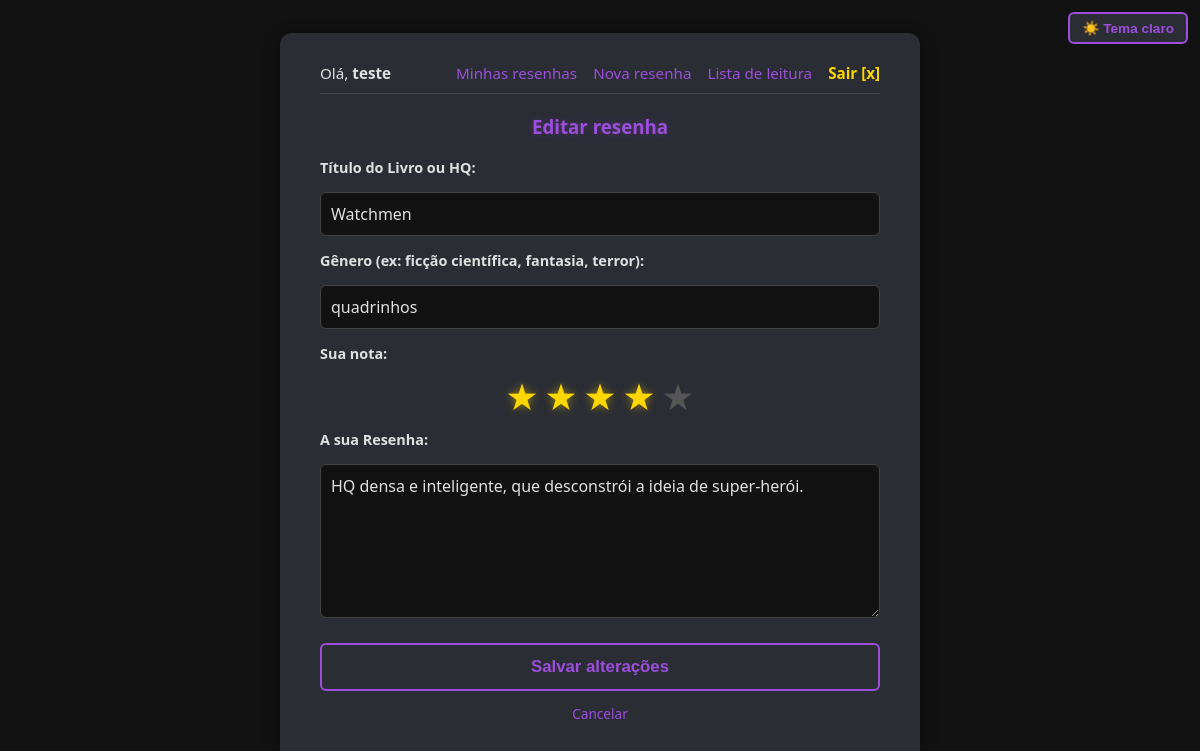
Screenshot of /resenha/2/editar?pagina=1 (signed in) with the database file from the repository.
### tables this page shows
CREATE TABLE usuarios (
                id         INTEGER PRIMARY KEY AUTOINCREMENT,
                username   TEXT NOT NULL UNIQUE COLLATE NOCASE,
                senha_hash TEXT NOT NULL
            );

CREATE TABLE resenhas (
                id         INTEGER PRIMARY KEY AUTOINCREMENT,
                usuario_id INTEGER NOT NULL,
                titulo     TEXT NOT NULL,
                genero     TEXT NOT NULL,
                nota       INTEGER CHECK (nota BETWEEN 1 AND 5),
                texto      TEXT NOT NULL,
                criado_em  TEXT NOT NULL DEFAULT CURRENT_TIMESTAMP,
                FOREIGN KEY (usuario_id) REFERENCES usuarios (id) ON DELETE CASCADE
            );

### projeto-main/app/controllers/resenhas.py (the view, shortened to what this page needs)
@resenhas_bp.route("/resenha/<int:resenha_id>/editar", methods=["GET", "POST"])
@login_required
def editar(resenha_id):
    resenha = Resenha.buscar_por_id(resenha_id, g.usuario.id)
    if resenha is None:
        abort(404)
    pagina = request.args.get("pagina", 1, type=int)
    dados = {"titulo": resenha.titulo, "genero": resenha.genero, "nota": resenha.nota, "texto": resenha.texto}
    return render_template("resenha_form.html", dados=dados, editando=True, pagina=pagina)

### projeto-main/app/__init__.py (called while the page is built)
@app.context_processor
def variaveis_dos_templates():
    tema = request.cookies.get("tema", "escuro")  # cookie de preferência de tema
    return {"tema": tema if tema in ("claro", "escuro") else "escuro",
            "limite_por_hora": LIMITE_RESENHAS_POR_HORA}

### projeto-main/app/db.py (called while the page is built)
    def __enter__(self):
        self.conn = sqlite3.connect(self.db_path)
        self.conn.row_factory = sqlite3.Row  # acesso às colunas pelo nome: row['id']
        self.cursor = self.conn.cursor()
        self.cursor.execute("PRAGMA foreign_keys = ON")  # ativa chaves estrangeiras
        return self

    def __exit__(self, exc_type, exc_val, exc_tb):
        if exc_type is None:
            self.conn.commit()
        else:
            self.conn.rollback()
        self.conn.close()

### projeto-main/app/models/resenha.py (called while the page is built)
    @classmethod
    def buscar_por_id(cls, resenha_id, usuario_id):
        with DatabaseConnection() as db:
            db.cursor.execute(
                "SELECT * FROM resenhas WHERE id = ? AND usuario_id = ?", (resenha_id, usuario_id)
            )
            linha = db.cursor.fetchone()
        return cls(**dict(linha)) if linha else None

### projeto-main/app/models/usuario.py (called while the page is built)
    @classmethod
    def _de_linha(cls, linha):
        return cls(id=linha["id"], username=linha["username"], senha_hash=linha["senha_hash"])

    @classmethod
    def buscar_por_id(cls, usuario_id):
        with DatabaseConnection() as db:
            db.cursor.execute("SELECT * FROM usuarios WHERE id = ?", (usuario_id,))
            linha = db.cursor.fetchone()
        return cls._de_linha(linha) if linha else None

### projeto-main/app/views/resenha_form.html (shortened to what this page needs)
{% extends "base.html" %}
{% block content %}
    <h3>{{ 'Editar resenha' if editando else 'Cadastrar Nova Resenha' }}</h3>
    <form method="POST">
        <label>Título do Livro ou HQ:</label>
        <input type="text" name="titulo" value="{{ dados.titulo or '' }}" maxlength="200"
               placeholder="Ex: Batman: O Cavaleiro das Trevas" required>
        <label>Gênero (ex: ficção científica, fantasia, terror):</label>
        <input type="text" name="genero" value="{{ dados.genero or '' }}" maxlength="60"
               placeholder="Ex: quadrinhos" required>
        <label>Sua nota:</label>
        <div class="estrelas-input" role="radiogroup" aria-label="Nota de 1 a 5 estrelas">
            {% for n in range(5, 0, -1) %}
                <label for="nota{{ n }}" title="{{ n }} estrela{{ '' if n == 1 else 's' }}">★</label>
            {% endfor %}
        </div>
        <label>A sua Resenha:</label>
        <textarea name="resenha" rows="6" minlength="10" maxlength="3000" required
                  placeholder="O que achou da história, dos personagens, da arte? Deixe aqui a sua opinião...">{{ dados.texto or '' }}</textarea>
        <button type="submit">{{ 'Salvar alterações' if editando else 'Salvar e Receber Indicações' }}</button>
    </form>
    {% if editando %}<p class="suave centro"><a href="{{ url_for('resenhas.listar', pagina=pagina) }}">Cancelar</a></p>{% endif %}
{% endblock %}

### projeto-main/app/views/base.html (shortened to what this page needs)
<!DOCTYPE html>
<html lang="pt-BR" data-tema="{{ tema }}">
<head>
    <link rel="stylesheet" href="{{ url_for('static', filename='css/estilo.css') }}">
</head>
<body>
    <form class="tema-form" method="POST" action="{{ url_for('main.alternar_tema') }}">
        <button type="submit" title="Alternar tema (salvo em cookie)">{{ '☀️ Tema claro' if tema == 'escuro' else '🌙 Tema escuro' }}</button>
    </form>
    <div class="container">
        {% if session.username %}
        <div class="topo">
            <span>Olá, <strong>{{ session.username }}</strong></span>
            <nav>
                <a href="{{ url_for('resenhas.listar') }}">Minhas resenhas</a>
                <a href="{{ url_for('resenhas.nova') }}">Nova resenha</a>
                <a href="{{ url_for('leitura.listar') }}">Lista de leitura</a>
                <a class="sair" href="{{ url_for('auth.logout') }}">Sair [x]</a>
            </nav>
        </div>
        {% endif %}
        {% block content %}{% endblock %}
    </div>
</body>
</html>

### projeto-main/app/static/css/estilo.css (style rules this page uses)
:root, [data-tema="escuro"] { --bg-principal: #121212; --bg-secundario: #2A2D34; --acao-neon: #9D4EDD; --acao-hover: #b774ea; --texto-claro: #E0E0E0; --destaque-amarelo: #FFD700; --erro: #f87171; --sucesso: #4ade80; --info: #60a5fa; --borda: #444; --borda-suave: #3a3d45; --suave: #9aa0aa; --estrela-off: #555; --sombra: rgba(0, 0, 0, 0.5); }
* { box-sizing: border-box; }
body { background-color: var(--bg-principal); color: var(--texto-claro); font-family: 'Segoe UI', Tahoma, Geneva, Verdana, sans-serif; margin: 0; padding: 20px; display: flex; justify-content: center; align-items: flex-start; min-height: 100vh; }
.container { background-color: var(--bg-secundario); padding: 30px 40px; border-radius: 12px; box-shadow: 0 4px 15px var(--sombra); width: 100%; max-width: 640px; margin: auto 0; }
h2, h3 { color: var(--acao-neon); text-align: center; margin-top: 0; text-shadow: 0 0 8px rgba(157, 78, 221, 0.3); }
a { color: var(--acao-neon); text-decoration: none; transition: 0.3s; }
form { display: flex; flex-direction: column; gap: 15px; }
label { font-size: 0.9em; font-weight: bold; }
input, textarea, select { background-color: var(--bg-principal); border: 1px solid var(--borda); color: var(--texto-claro); padding: 10px; border-radius: 6px; font-size: 1em; font-family: inherit; transition: border 0.3s; }
button, .botao { background-color: transparent; color: var(--acao-neon); border: 2px solid var(--acao-neon); padding: 12px; font-size: 1.05em; font-weight: bold; border-radius: 6px; cursor: pointer; transition: all 0.3s ease; margin-top: 10px; text-align: center; display: block; }
.topo { display: flex; justify-content: space-between; align-items: baseline; flex-wrap: wrap; gap: 8px 16px; border-bottom: 1px solid var(--borda); padding-bottom: 10px; margin-bottom: 20px; font-size: 0.95em; }
.topo nav { display: flex; gap: 16px; flex-wrap: wrap; align-items: baseline; }
.topo .sair { color: var(--destaque-amarelo); font-weight: bold; }
.tema-form { position: fixed; top: 12px; right: 12px; display: block; }
.tema-form button { margin: 0; padding: 6px 12px; font-size: 0.85em; background: var(--bg-secundario); }
.suave { color: var(--suave); font-size: 0.85em; }
.estrelas-input { position: relative; display: flex; flex-direction: row-reverse; justify-content: center; gap: 6px; }
.estrelas-input label { font-size: 2.3rem; line-height: 1; color: var(--estrela-off); cursor: pointer; font-weight: normal; transition: color 0.15s, transform 0.15s; }
.estrelas-input label:hover, .estrelas-input label:hover ~ label, .estrelas-input input:checked ~ label { color: var(--destaque-amarelo); text-shadow: 0 0 8px rgba(255, 215, 0, 0.5); }
.centro { text-align: center; }

### rows the page displays
usuarios: username "teste"
resenhas: titulo "Watchmen", genero "quadrinhos", resenha "HQ densa e inteligente, que desconstrói a ideia de super-herói."

### other values shown
{{ '☀️ Tema claro' if tema == 'escuro' else '🌙 Tema escuro' }} "☀️ Tema claro"
{{ 'Editar resenha' if editando else 'Cadastrar Nova Resenha' }} "Editar resenha"
{{ 'Salvar alterações' if editando else 'Salvar e Receber Indicações' }} "Salvar alterações"
